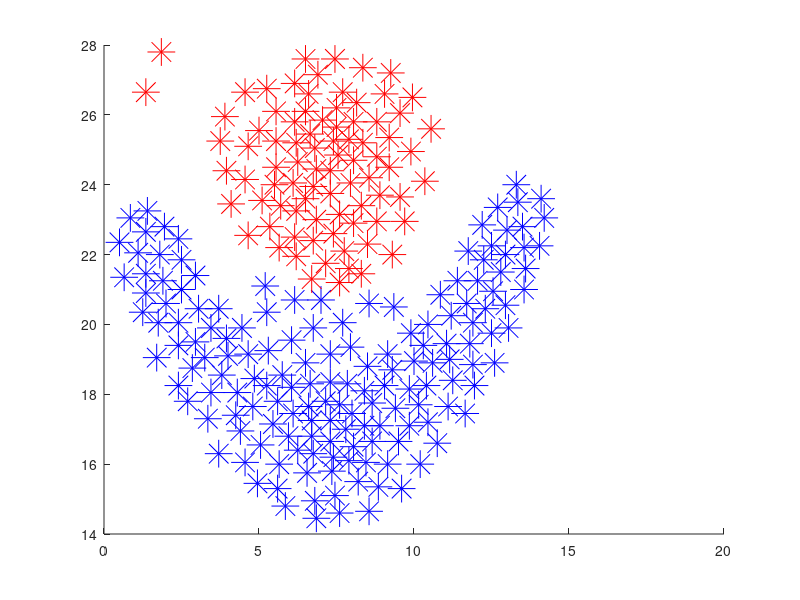

Write MATLAB code to recreate this figure.
A=load('flame.txt');
A=A(:,1:2);
k=2;

% redovi od A su tocke

%konsturiranje matrice W
n=size(A,1);
W=zeros(n,n);
brojac=0;
sum=0;
for i=1:n
   for j=i+1:n
       sum=sum+norm(A(i,:)-A(j,:));
       brojac=brojac+1;
   end
end

sigma=sum/brojac;
       
for i=1:n
    for j=1:n
        W(i,j)=exp(-norm(A(i,:)-A(j,:))^2/sigma);
    end
end

jedinice=ones(n,1);
D=diag(W*jedinice);
XT=zeros(n,k);
X2=zeros(n,k);
%korijen=inv(sqrt(D)), tj. D^(-1/2)
%korijen=zeros(n,n); 
%korijen=D^(-1/2);

korijen=D;
for i=1:n
    korijen(i,i)=1/sqrt(korijen(i,i));
end
H=korijen*W*korijen; %na nju primjenjujemo eig u 2. koraku algoritma

[V, E]=eigs(H,k); %E je S iz algoritma, H mora bit simetricna

% [Y,E]=eig(H);
% for i=1:k
%     V(:,i)=Y(:,n-k+i); % V sadrzi svojstvene vektore k najvecih svojstvenih vrijednosti
% end

Z=korijen*V; %nxk matrica
%normaliziramo Z, normiramo retke od Z i to nam je X tilda
for i=1:n
    XT(i,:)=Z(i,:)/norm(Z(i,:));
end
%XT=diag(1./sqrt(diag(Z*Z')))*Z;
%cetvrti korak algoritma, inicijalizacija
R=zeros(k,k);
i=randi(n,1);
R(:,1)=XT(i,:)';
c=zeros(n,1);
for l=2:k
    c=c+abs(XT*R(:,l-1));
    [mini, minarg]=min(c);
    R(:,l)=XT(minarg,:)';
end

conv=0;
X=zeros(n,k);
br_iter=0;
max_it=10000;
iter=zeros(1,max_it);
while br_iter<max_it
    br_iter=br_iter+1;
    %diskretiziramo rjesenje (6. korak)
    X2=XT*R; %mi smo imali XT zapravo X tilda sa zvjezdicom,
    %a X2 je Xtilda iz koraka 6.
    for i=1:n
        [maxi, maxarg]=max(X2(i,:));
        X(i,:)=zeros(1,k);
        X(i,maxarg)=1;
    end
   %trazimo ortonormiranu R (7. korak)
   %napravimo SVD od X'XT
   [P,S,Q]=svd(X'*XT);
   
   phi=trace(S);
   iter(br_iter+1)=abs(phi-conv);
   if abs(phi-conv)<eps
       break;
   end
    conv=phi;
    R=Q*P';
end
  
centers=zeros(k,2);
zastava=0;
for l=1:k
    brojac=0;
    for i=1:n
        if X(i,l)
            centers(l,:)=centers(l,:)+A(i,:);
            brojac=brojac+1;
            if ~zastava
                zastava=1;
                hold on;
            end
            if l==1
                plot(A(i,1), A(i,2), '*b', 'Markersize', 20);
            else
                plot(A(i,1), A(i,2), '*r', 'Markersize', 20);
            
            end
        end
    end
    centers(l,:)=centers(l,:)/brojac;
    
end
hold off;


